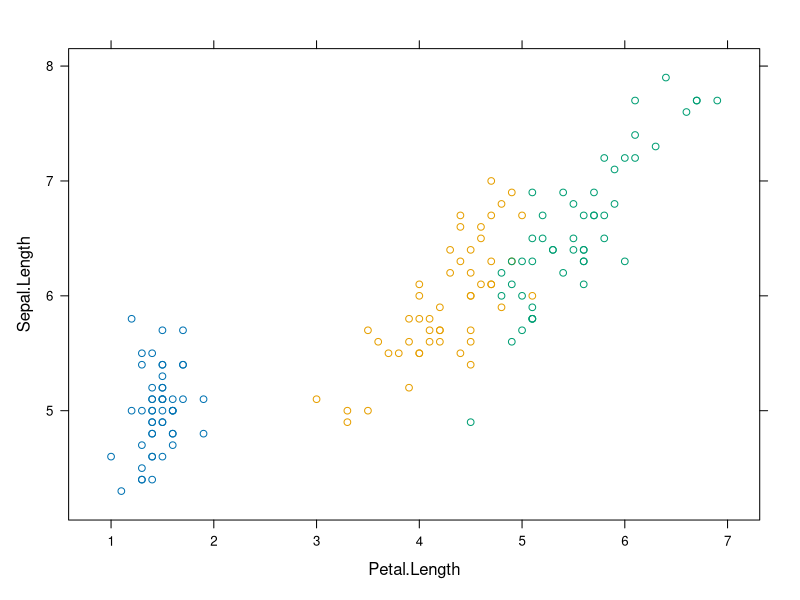
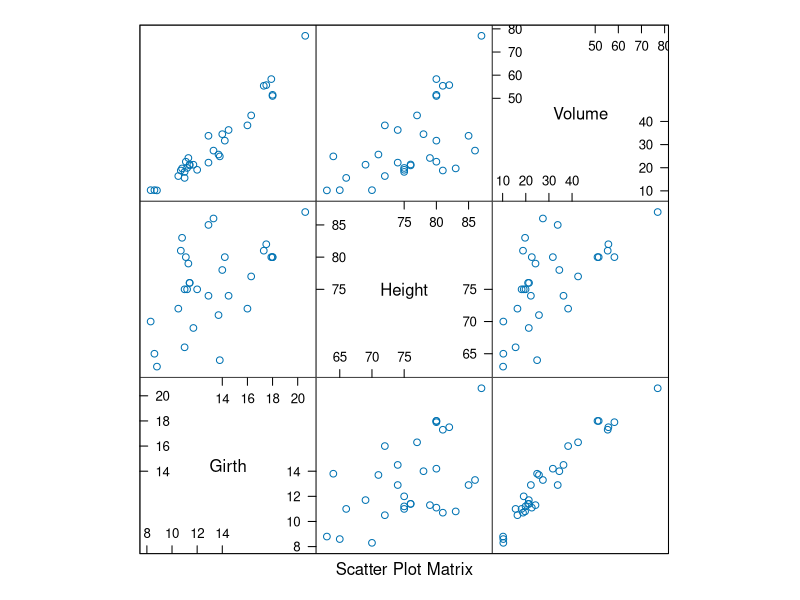
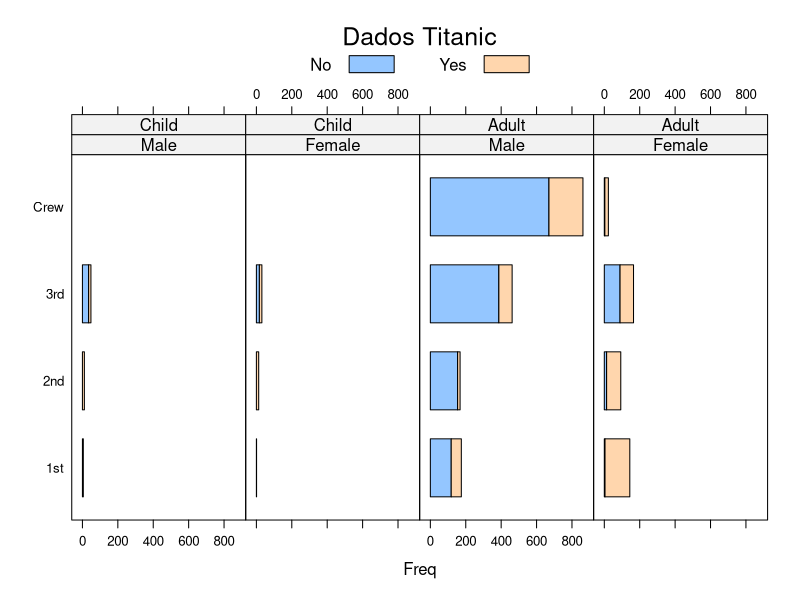
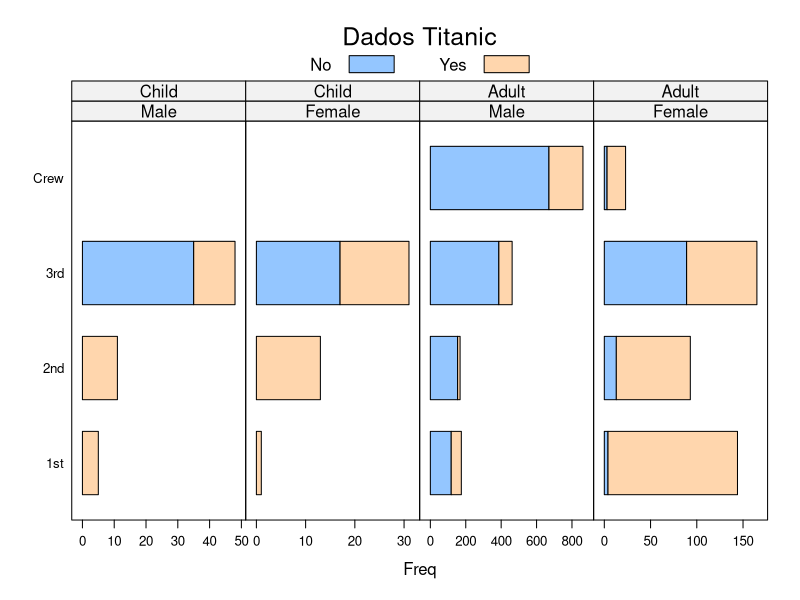
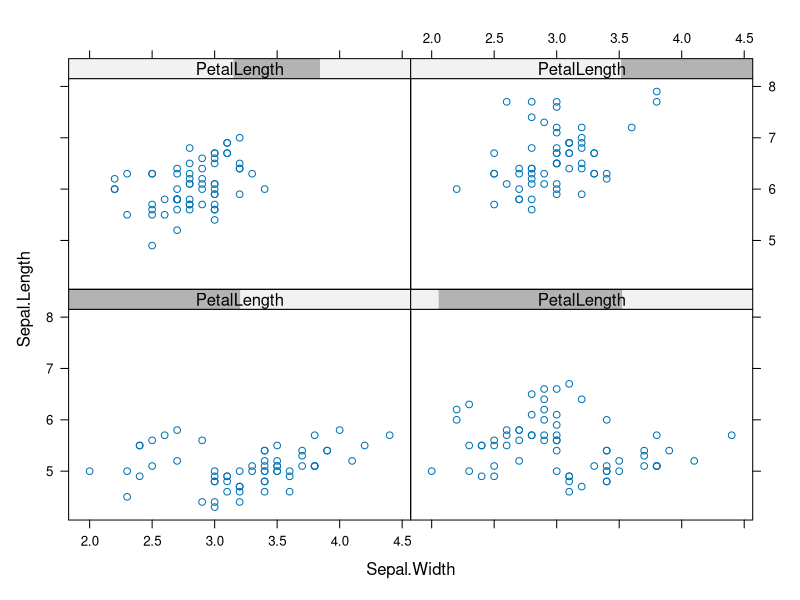
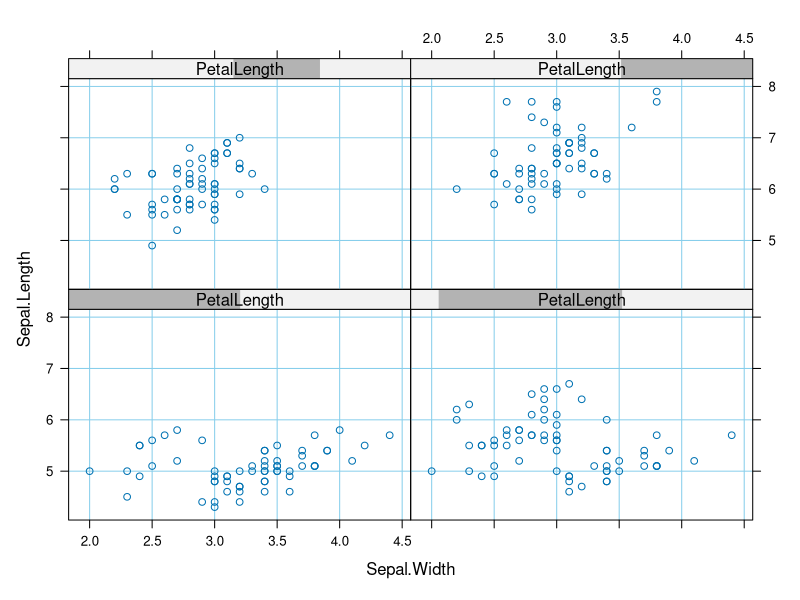
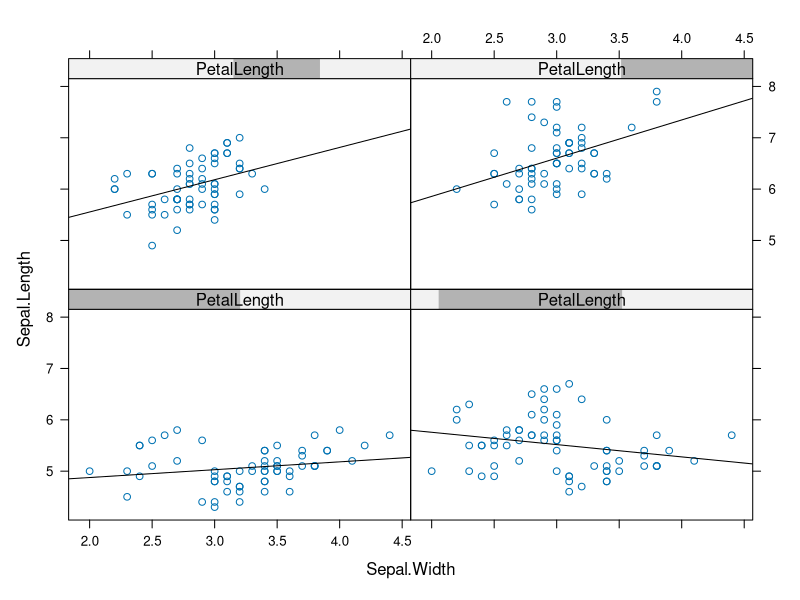
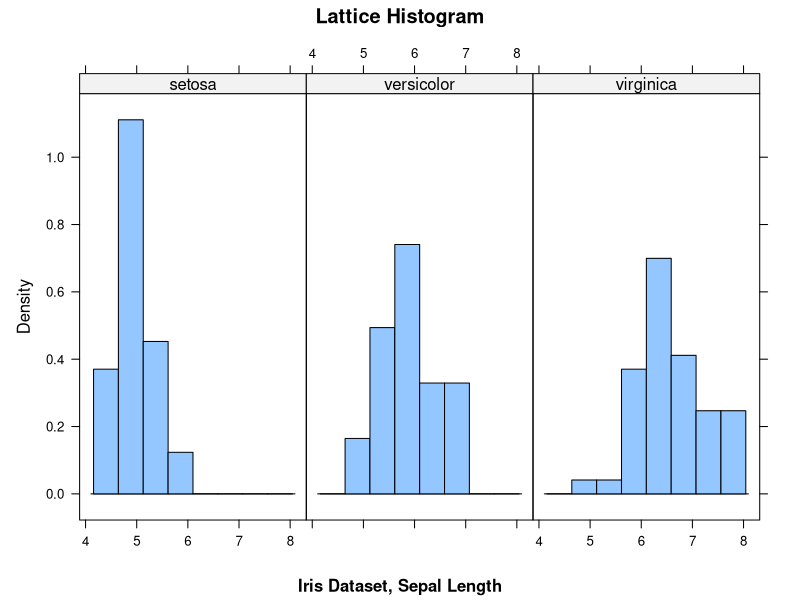

Generate these figures, in order, with R:
# Lattice

# O pacote Lattice é um sistema de visualização de dados 
# de alto nível poderoso e elegante, com ênfase em dados multivariados. 

# Na criação de gráficos, condições e agrupamentos são 2 conceitos
# importantes, que nos permitem compreender mais facilmente
# os dados que temos em mãos. O conceito por trás do Lattice
# é agrupar os dados e criar visualizaçãoes de forma que fique 
# mais fácil a busca por padrões

install.packages('lattice')
library(lattice)

xyplot(data = iris, groups = Species, Sepal.Length ~ Petal.Length)

# ScatterPlot 
splom(trees)


?Titanic

barchart(Class ~ Freq | Sex + Age, data = as.data.frame(Titanic),
         groups = Survived, stack = T, layout = c(4, 1),
         auto.key = list(title = "Dados Titanic", columns = 2))

barchart(Class ~ Freq | Sex + Age, data = as.data.frame(Titanic),
         groups = Survived, stack = T, layout = c(4, 1),
         auto.key = list(title = "Dados Titanic", columns = 2),
         scales = list(x = "free"))


x = equal.count(rivers)
x

PetalLength <- equal.count(iris$Petal.Length, 4)
PetalLength

xyplot(Sepal.Length~Sepal.Width | PetalLength, data=iris)


xyplot(Sepal.Length~Sepal.Width | PetalLength, data=iris,
       panel = function(...) {
         panel.grid(h = -1, v = -1, col.line="skyblue")
         panel.xyplot(...)})


xyplot(Sepal.Length~Sepal.Width | PetalLength, data=iris,
       panel = function(x,y,...) {
         panel.xyplot(x,y,...)
         mylm <- lm(y~x)
         panel.abline(mylm)})


histogram(~Sepal.Length | Species, xlab="",
          data=iris, layout=c(3,1), type="density",
          main="Lattice Histogram", sub="Iris Dataset, Sepal Length")



qqmath(~ Sepal.Length | Species, data = iris, distribution=qunif)


# Boxplot
bwplot(Species~Sepal.Length, data=iris)


# ViolinPlot
bwplot(Species~Sepal.Length, data=iris,
       panel = panel.violin)


par(mfrow=c(1,3))

cyls <- split(mtcars, mtcars$cyl)
for (ii in 1:length(cyls)) {
  tmpdf <- cyls[[ii]]
  sname <- names(cyls)[ii]
  plot(tmpdf$wt, tmpdf$mpg, 
       main = paste("MPG vs Wt",sname,"Cyl"),
       ylim = c(0,40), xlab = "Wt / 1,000",
       ylab = "MPG", pch=19, col="blue")
  grid()
}



